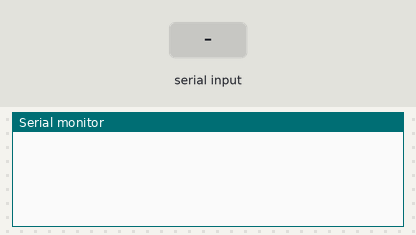
The sketch below on a simulated Arduino Uno, built with avr-gcc and run on an emulated ATmega328P. On the bench: the last lines printed to the serial monitor. The test bench sets the inputs (shaded band).

Above: at 1.2 s.
1.3 s: "*" received over Serial
At 2.4 s:
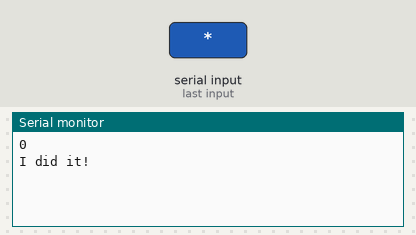
2.8 s: "90,45\n" received over Serial
At 4.0 s:
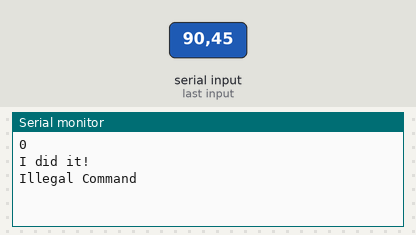

The sketch:

ir_remote.c.ino.ino
```cpp
// (licence header left out)
#include <IRremote.h>

IRsend irsend;
String readString;

void setup()
{
  Serial.begin(9600);
}

void loop() {
  while (Serial.available()) {
    delay(3);
    if (Serial.available()>0) {
      char c = Serial.read();
      readString += c;
    }
  }
  if (readString.length()>0) {
    if(readString.charAt(0)=='*') {
      long millis = atol(readString.substring(1).c_str());
      long seconds = millis/1000;
      Serial.println(seconds);
      int mod = millis%1000;
      while(seconds!=0) {
        delay(1000);
        seconds--;
      }
      delay(mod);
      irsend.sendNEC(0xFFA05F, 32);
      Serial.println("I did it!");
    } /*else if(readString.charAt(0)=='@') {
      long code = atol(readString.substring(1).c_str());
      irsend.sendNEC(code, 32);
      Serial.println("I did it!");
    } */else {
      Serial.println("Illegal Command");
    }
  }
  readString = "";
}
```

Measured:
- after the input at 1.3 s, the serial monitor: prints a new line at once (image 1)
- after the input at 2.8 s, the serial monitor: prints a new line at once (image 2)
